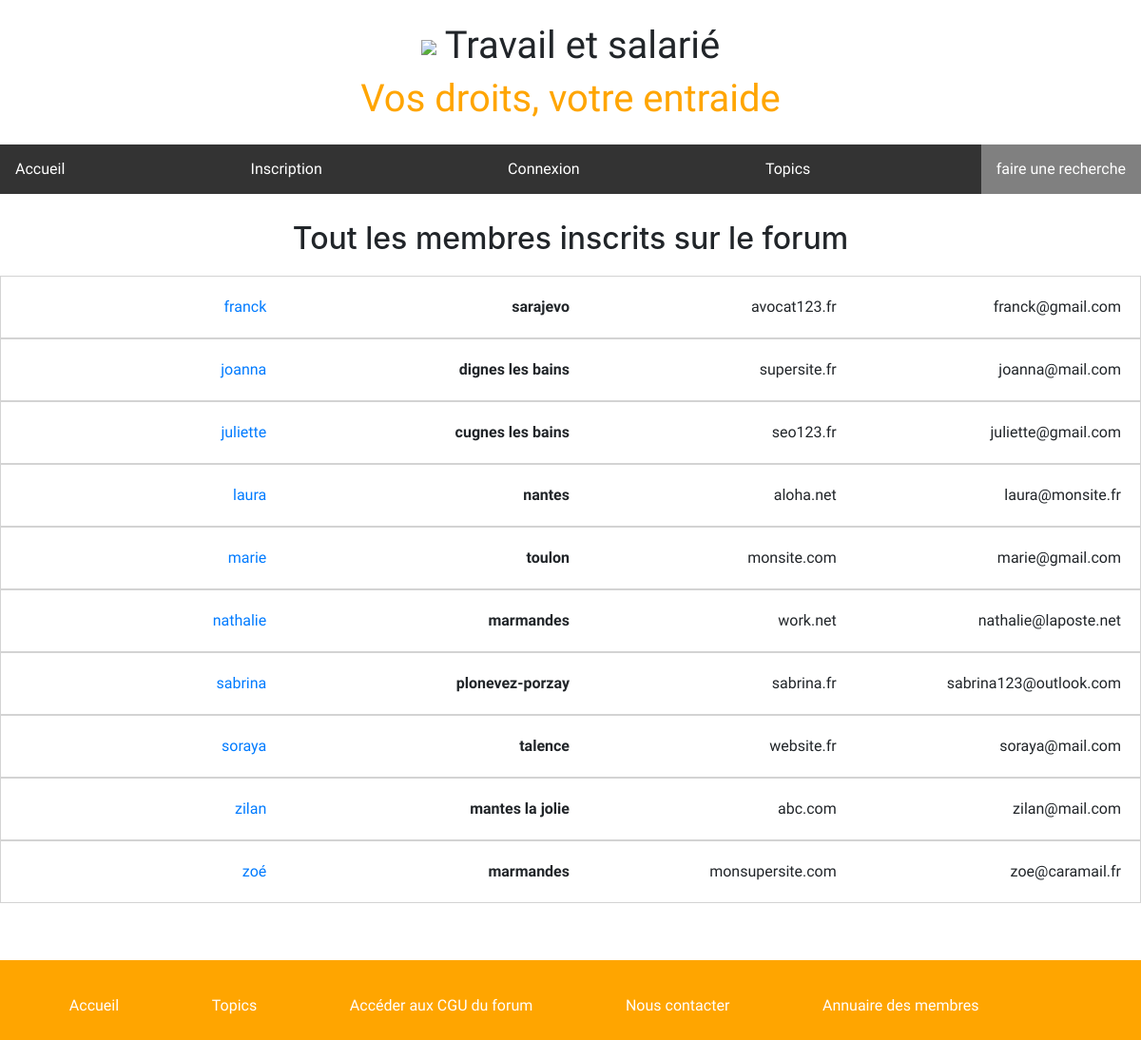
The app's page /annuaire.php with its own data.
### tables this page shows
CREATE TABLE `utilisateurs` (
  `id` int(11) NOT NULL,
  `login` varchar(255) NOT NULL,
  `email` varchar(255) NOT NULL,
  `password` varchar(255) NOT NULL,
  `date_inscription` int(11) NOT NULL,
  `id_droits` int(11) NOT NULL,
  `localisation` varchar(80) NOT NULL,
  `website` varchar(255) NOT NULL,
  `signature` varchar(255) NOT NULL,
  `avatar` varchar(100) NOT NULL
);

### annuaire.php (the view, shortened to what this page needs)
<?php
include("includes/header.php");
?>
<!DOCTYPE html>
<html lang="en" dir="ltr">
  <head>
  </head>
  <body>
    <table>
      <h2> Tout les membres inscrits sur le forum </h2>
<div class="annuaire">
    <?php $query = $db->prepare('SELECT *
    FROM utilisateurs ORDER BY login ASC');
$query->execute();
while ($data = $query->fetch())
{
?>
<table class="" style="text-align:right">
    <tbody>
      <tr>
        <td scope=""><a href="voirprofil.php?m=<?php echo $data['id']; ?>"><?php echo $data['login'] ?></a></td>
        <th scope=""><?php echo $data['localisation'] ?></th>
        <td scope=""><?php echo $data['website'] ?></td>
        <td scope=""><?php echo $data['email'] ?></td>
      </tr>
    </tbody>
  </table>
</table>
<?php
}
?></div>
<?php include ('includes/footer.php') ?>
  </body>
</html>

### css/style.css (style rules this page uses)
body { background-color: #F5F5F4; font-family: 'Barlow', sans-serif; font-family: 'Asap', sans-serif; margin: auto; padding: auto; min-height: 100%; margin: 0; padding: 0; }
html { height: 100%; }
.annuaire th, td { padding: 20px; }
h2 { text-align: center; padding: 1%; }
table { table-layout: fixed; width: 100%; padding: 1%; border-collapse: collapse; border: 1px solid lightgrey; }
* { font-family: 'Asap', sans-serif; }

### css/form.css (style rules this page uses)
* { box-sizing: border-box; }

### records on screen
utilisateurs: login "franck", localisation "sarajevo", website "avocat123.fr", email "franck@gmail.com"
utilisateurs: login "joanna", localisation "dignes les bains", website "supersite.fr", email "joanna@mail.com"
utilisateurs: login "juliette", localisation "cugnes les bains", website "seo123.fr", email "juliette@gmail.com"
utilisateurs: login "laura", localisation "nantes", website "aloha.net", email "laura@monsite.fr"
utilisateurs: login "marie", localisation "toulon", website "monsite.com", email "marie@gmail.com"
utilisateurs: login "nathalie", localisation "marmandes", website "work.net", email "nathalie@laposte.net"
utilisateurs: login "sabrina", localisation "plonevez-porzay", website "sabrina.fr", email "sabrina123@outlook.com"
utilisateurs: login "soraya", localisation "talence", website "website.fr", email "soraya@mail.com"
utilisateurs: login "zilan", localisation "mantes la jolie", website "abc.com", email "zilan@mail.com"
utilisateurs: login "zoé", localisation "marmandes", website "monsupersite.com", email "zoe@caramail.fr"
